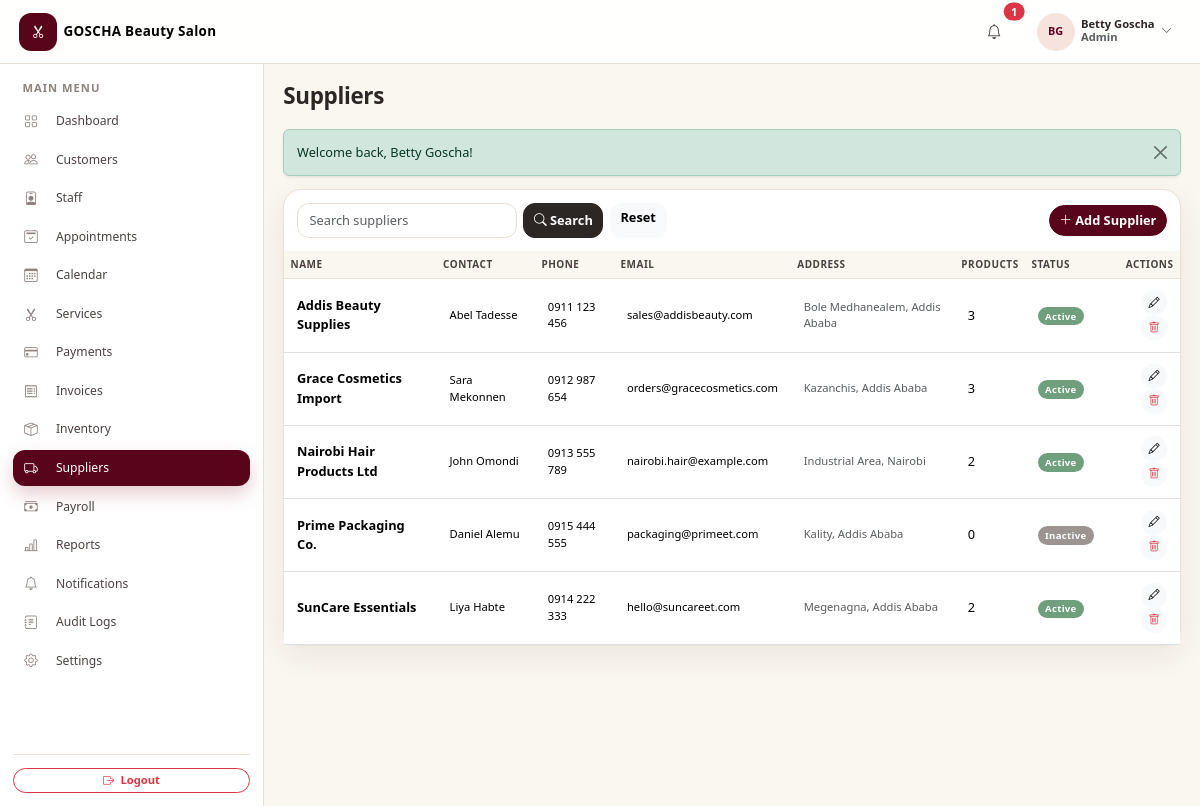
Screenshot of /admin/suppliers.php (signed in) with the database file from the repository.
### tables this page shows
CREATE TABLE `users` (
  `id` int(11) NOT NULL AUTO_INCREMENT,
  `salon_id` int(11) NOT NULL,
  `name` varchar(100) NOT NULL,
  `first_name` varchar(100) DEFAULT NULL,
  `last_name` varchar(100) DEFAULT NULL,
  `email` varchar(255) NOT NULL,
  `phone` varchar(20) DEFAULT NULL,
  `password` varchar(255) NOT NULL,
  `role` enum('admin','receptionist') NOT NULL DEFAULT 'admin',
  `status` enum('active','inactive') NOT NULL DEFAULT 'active',
  `created_at` datetime NOT NULL DEFAULT current_timestamp(),
  `updated_at` datetime NOT NULL DEFAULT current_timestamp() ON UPDATE current_timestamp(),
  PRIMARY KEY (`id`),
  UNIQUE KEY `uq_users_email` (`email`),
  KEY `idx_users_salon` (`salon_id`),
  CONSTRAINT `fk_users_salon` FOREIGN KEY (`salon_id`) REFERENCES `salons` (`id`)
);

CREATE TABLE `salons` (
  `id` int(11) NOT NULL AUTO_INCREMENT,
  `salon_name` varchar(150) NOT NULL,
  `owner_first_name` varchar(100) DEFAULT NULL,
  `owner_last_name` varchar(100) DEFAULT NULL,
  `email` varchar(255) DEFAULT NULL,
  `phone` varchar(20) DEFAULT NULL,
  `address` varchar(255) DEFAULT NULL,
  `timezone` varchar(64) NOT NULL DEFAULT 'Africa/Addis_Ababa',
  `currency` char(3) NOT NULL DEFAULT 'ETB',
  `status` enum('active','inactive') NOT NULL DEFAULT 'active',
  `setup_completed_at` datetime DEFAULT NULL,
  `created_at` datetime NOT NULL DEFAULT current_timestamp(),
  `updated_at` datetime NOT NULL DEFAULT current_timestamp() ON UPDATE current_timestamp(),
  PRIMARY KEY (`id`),
  UNIQUE KEY `uq_salons_name` (`salon_name`),
  KEY `idx_salons_status` (`status`)
);

CREATE TABLE `suppliers` (
  `id` int(11) NOT NULL AUTO_INCREMENT,
  `salon_id` int(11) NOT NULL,
  `name` varchar(150) NOT NULL,
  `contact_person` varchar(100) DEFAULT NULL,
  `phone` varchar(20) DEFAULT NULL,
  `email` varchar(255) DEFAULT NULL,
  `address` varchar(255) DEFAULT NULL,
  `status` enum('active','inactive') NOT NULL DEFAULT 'active',
  `created_at` datetime NOT NULL DEFAULT current_timestamp(),
  PRIMARY KEY (`id`),
  KEY `idx_suppliers_salon` (`salon_id`),
  CONSTRAINT `fk_suppliers_salon` FOREIGN KEY (`salon_id`) REFERENCES `salons` (`id`)
);

### modules/suppliers.php (the view, shortened to what the rows shown need)
<?php
$salonId = (int)current_salon_id();
$action = $_GET['action'] ?? 'list';
$suppliersStmt = db()->prepare('SELECT s.*, (SELECT COUNT(*) FROM inventory_products p WHERE p.supplier_id = s.id AND p.salon_id = s.salon_id) AS product_count FROM suppliers s WHERE s.salon_id = :sid ORDER BY s.name');
$suppliersStmt->execute(['sid' => $salonId]);
$suppliers = $suppliersStmt->fetchAll();
include __DIR__ . '/../includes/header.php';
if ($action === 'add' || $action === 'edit'):
    $supplier = ['id' => 0, 'name' => '', 'contact_person' => '', 'phone' => '', 'email' => '', 'address' => '', 'status' => 'active'];
    if ($action === 'edit') {
        $stmt = db()->prepare('SELECT * FROM suppliers WHERE id = :id AND salon_id = :sid');
        $stmt->execute(['id' => (int)($_GET['id'] ?? 0), 'sid' => $salonId]);
        $found = $stmt->fetch();
        if (!$found) { flash_set('warning', 'Supplier not found.'); redirect('suppliers.php'); }
        $supplier = $found;
    }
    ?>
    <div class="card" style="max-width:720px;">
        <div class="card-header"><?php echo $action === 'add' ? 'New Supplier' : 'Edit Supplier'; ?></div>
        <div class="card-body">
            <form method="post" action="suppliers.php">
                <?php echo csrf_field(); ?>
                <input type="hidden" name="form_action" value="save_supplier">
                <input type="hidden" name="id" value="<?php echo (int)$supplier['id']; ?>">
                <div class="row g-3">
                    <div class="col-md-8">
                        <label class="form-label" for="name">Supplier Name <span class="required">*</span></label>
                        <input type="text" class="form-control" id="name" name="name" required value="<?php echo e($supplier['name']); ?>">
                    </div>
                    <div class="col-md-4">
                        <label class="form-label" for="status">Status</label>
                        <select class="form-select" id="status" name="status">
                            <option value="active" <?php echo $supplier['status'] === 'active' ? 'selected' : ''; ?>>Active</option>
                            <option value="inactive" <?php echo $supplier['status'] === 'inactive' ? 'selected' : ''; ?>>Inactive</option>
                        </select>
                    </div>
                    <div class="col-md-6">
                        <label class="form-label" for="contact_person">Contact Person</label>
                        <input type="text" class="form-control" id="contact_person" name="contact_person" value="<?php echo e($supplier['contact_person']); ?>">
                    </div>
                    <div class="col-md-6">
                        <label class="form-label" for="phone">Phone</label>
                        <input type="text" class="form-control" id="phone" name="phone" value="<?php echo e($supplier['phone']); ?>">
                    </div>
                    <div class="col-md-6">
                        <label class="form-label" for="email">Email</label>
                        <input type="email" class="form-control" id="email" name="email" value="<?php echo e($supplier['email']); ?>">
                    </div>
                    <div class="col-md-6">
                        <label class="form-label" for="address">Address</label>
                        <input type="text" class="form-control" id="address" name="address" value="<?php echo e($supplier['address']); ?>">
                    </div>
                </div>
                <div class="mt-4 d-flex gap-2">
                    <button class="btn btn-rose rounded-pill px-4" type="submit"><i class="bi bi-check2 me-1"></i>Save Supplier</button>
                    <a href="suppliers.php" class="btn btn-light rounded-pill px-4">Cancel</a>
                </div>
            </form>
        </div>
    </div>
<?php else: ?>
<div class="card table-card">
    <div class="table-responsive">
        <table class="table table-hover align-middle mb-0">
            <thead><tr><th>Name</th><th>Contact</th><th>Phone</th><th>Email</th><th>Address</th><th>Products</th><th>Status</th><th class="text-end">Actions</th></tr></thead>
            <tbody>
            <?php if (!$suppliers): ?>
                <tr><td colspan="8"><div class="empty-state"><div class="icon"><i class="bi bi-truck"></i></div><p class="text-muted mb-0">No suppliers found.</p></div></td></tr>
            <?php else: foreach ($suppliers as $s): ?>
                <tr>
                    <td class="fw-semibold"><?php echo e($s['name']); ?></td>
                    <td class="small"><?php echo e($s['contact_person'] ?: '—'); ?></td>
                    <td class="small"><?php echo e($s['phone'] ?: '—'); ?></td>
                    <td class="small"><?php echo e($s['email'] ?: '—'); ?></td>
                    <td class="small text-muted"><?php echo e($s['address'] ?: '—'); ?></td>
                    <td><?php echo (int)$s['product_count']; ?></td>
                    <td><?php echo status_badge($s['status']); ?></td>
                    <td class="text-end">
                        <a href="suppliers.php?action=edit&id=<?php echo $s['id']; ?>" class="btn btn-sm btn-light rounded-pill"><i class="bi bi-pencil"></i></a>
                        <button type="button" class="btn btn-sm btn-light rounded-pill text-danger"
                                data-confirm="Delete this supplier?"
                                data-confirm-action="suppliers.php?form_action=delete_supplier&id=<?php echo $s['id']; ?>"
                                data-confirm-label="Delete"><i class="bi bi-trash"></i></button>
                    </td>
                </tr>
            <?php endforeach; endif; ?>
            </tbody>
        </table>
    </div>
</div>
<?php endif; ?>
<?php include __DIR__ . '/../includes/footer.php'; ?>

### includes/navbar.php (shortened to what the rows shown need)
<?php
$user = current_user();
$isAdmin = is_admin();
$base = $isAdmin ? 'admin' : 'receptionist';
$dashUrl = base_url($base . '/dashboard.php');
?>
<nav class="navbar app-navbar navbar-expand-lg sticky-top">
    <div class="container-fluid px-3 px-lg-4">
        <?php $brandLogo = salon_logo_url(); ?>
        <a class="navbar-brand d-flex align-items-center gap-2 fw-semibold" href="<?php echo $dashUrl; ?>">
            <?php if ($brandLogo !== ''): ?>
                <img src="<?php echo e($brandLogo); ?>" alt="<?php echo e(salon_name()); ?> logo" class="brand-logo">
            <?php else: ?>
                <span class="brand-mark"><i class="bi bi-scissors"></i></span>
            <?php endif; ?>
            <span class="brand-name d-none d-sm-inline"><?php echo e(salon_name()); ?></span>
        </a>
        <div class="d-flex align-items-center gap-2 gap-lg-3 ms-auto">
            <div class="dropdown">
                <button class="btn btn-user d-flex align-items-center gap-2" type="button" data-bs-toggle="dropdown" aria-expanded="false">
                    <span class="avatar"><?php echo e(initials($user['name'])); ?></span>
                    <span class="d-none d-md-block text-start">
                        <span class="d-block user-name small lh-1"><?php echo e($user['name']); ?></span>
                        <span class="d-block user-role small text-muted"><?php echo e(ucfirst($user['role'])); ?></span>
                    </span>
                    <i class="bi bi-chevron-down small text-muted"></i>
                </button>
            </div>
        </div>
    </div>
</nav>

### includes/functions.php (shortened to what the rows shown need)
<?php
function e($value): string
{
    return htmlspecialchars((string)$value, ENT_QUOTES, 'UTF-8');
}
function base_url(string $path = ''): string
{
    static $base = null;
    if ($base === null) {
        $rootDir   = realpath(dirname(__DIR__));
        $scriptDir = realpath(dirname($_SERVER['SCRIPT_FILENAME'] ?? __DIR__));
        $depth = 0;
        $dir   = $scriptDir;
        while ($dir && $rootDir && realpath($dir) !== $rootDir && strpos(realpath($dir), $rootDir) === 0) {
            $depth++;
            $dir = dirname($dir);
        }
        $base = str_repeat('../', $depth);
    }
    return $base . $path;
}
function initials(string $name): string
{
    $parts = preg_split('/\s+/', trim($name));
    $out = '';
    foreach (array_slice($parts, 0, 2) as $p) {
        if ($p !== '') {
            $out .= mb_substr($p, 0, 1);
        }
    }
    return strtoupper($out ?: '?');
}
function &_settings_cache(): array
{
    static $cache = [];
    return $cache;
}
function settings_salon_id(): int
{
    if (function_exists('default_salon_id')) {
        $id = default_salon_id();
        if ($id > 0) {
            return $id;
        }
    }
}
function get_setting(string $key, $default = null)
{
    $salonId = settings_salon_id();
    $cache =& _settings_cache();
    if (($cache['_generation'] ?? -1) !== settings_cache_generation()
        || !isset($cache['_salons'][$salonId])) {
        $loaded = [];
        try {
            $stmt = db()->prepare(
                'SELECT setting_key, setting_value FROM settings WHERE salon_id = :sid'
            );
            $stmt->execute(['sid' => $salonId]);
            foreach ($stmt->fetchAll() as $row) {
                $loaded[$row['setting_key']] = $row['setting_value'];
            }
        } catch (Throwable $e) {
        }
        if (!isset($cache['_salons']) || !is_array($cache['_salons'])) {
            $cache['_salons'] = [];
        }
        $cache['_salons'][$salonId] = $loaded;
    }
    $value = $cache['_salons'][$salonId][$key] ?? null;
    return ($value !== null && $value !== '') ? $value : $default;
}
function settings_cache_generation(): int
{
    return (int)($GLOBALS['__settings_cache_generation'] ?? 0);
}
function salon_name(): string
{
    if (function_exists('salon_profile')) {
        $profile = salon_profile();
        if (is_array($profile) && trim((string)($profile['salon_name'] ?? '')) !== '') {
            return (string)$profile['salon_name'];
        }
    }
    $mirrored = trim((string)get_setting('salon_name', ''));
    return $mirrored !== '' ? $mirrored : 'Your Salon';
}
function salon_logo_path(): string
{
    return trim((string)get_setting('salon_logo', ''));
}
function salon_logo_url(): string
{
    $path = salon_logo_path();
    if ($path === '') {
        return '';
    }
    $normalized = ltrim(str_replace('\\', '/', $path), '/');
    $url = base_url($normalized);
    return $url;
}
function status_badge(string $status): string
{
    $map = [
        'active'      => 'success',
        'inactive'    => 'secondary',
        'paid'        => 'success',
        'pending'     => 'warning',
        'partial'     => 'info',
        'refunded'    => 'danger',
        'unpaid'      => 'danger',
        'void'        => 'secondary',
        'confirmed'   => 'primary',
        'in_progress' => 'info',
        'completed'   => 'success',
        'cancelled'   => 'danger',
        'no_show'     => 'secondary',
        'waiting'     => 'warning',
        'converted'   => 'success',
    ];
    $class = $map[strtolower($status)] ?? 'secondary';
    return '<span class="badge badge-status bg-' . $class . '">' . e(ucwords(str_replace('_', ' ', $status))) . '</span>';
}

### rows the page displays
users: salon.salon_name "GOSCHA Beauty Salon", name "BG", name "Betty Goscha", role "Admin"
suppliers: name "Addis Beauty Supplies", contact_person "Abel Tadesse", phone "0911 123 456", email "sales@addisbeauty.com", address "Bole Medhanealem, Addis Ababa", product_count "3", status "Active"
suppliers: name "Grace Cosmetics Import", contact_person "Sara Mekonnen", phone "0912 987 654", email "orders@gracecosmetics.com", address "Kazanchis, Addis Ababa", product_count "3", status "Active"
suppliers: name "Nairobi Hair Products Ltd", contact_person "John Omondi", phone "0913 555 789", email "nairobi.hair@example.com", address "Industrial Area, Nairobi", product_count "2", status "Active"
suppliers: name "Prime Packaging Co.", contact_person "Daniel Alemu", phone "0915 444 555", email "packaging@primeet.com", address "Kality, Addis Ababa", product_count "0", status "Inactive"
suppliers: name "SunCare Essentials", contact_person "Liya Habte", phone "0914 222 333", email "hello@suncareet.com", address "Megenagna, Addis Ababa", product_count "2", status "Active"

### other values shown
$unreadCount "1"
$label "Dashboard"
$label "Customers"
$label "Staff"
$label "Appointments"
$label "Calendar"
$label "Services"
$label "Payments"
$label "Invoices"
$label "Inventory"
$label "Suppliers"
$label "Payroll"
$label "Reports"
$label "Notifications"
$label "Audit Logs"
